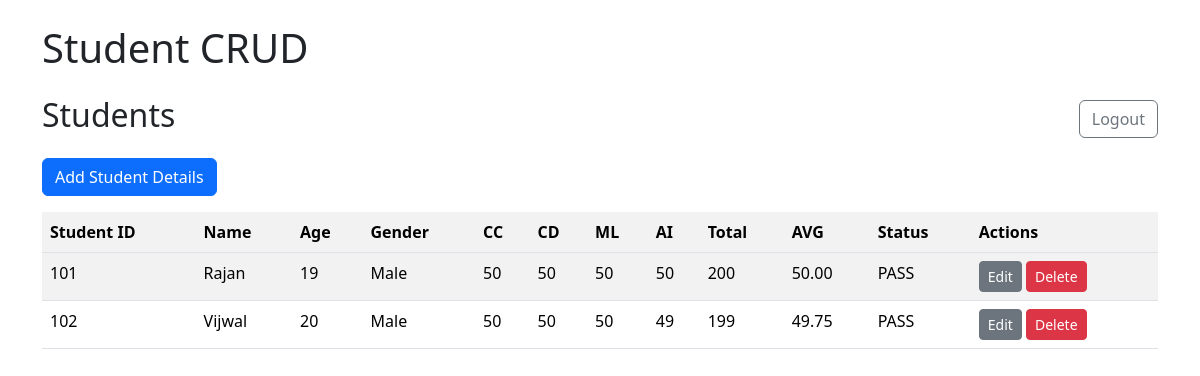
Screenshot of / (signed in) with the database file from the repository.
### 5_std_crud_opr.py (models this page shows, shortened)
class Student(db.Model):
	id = db.Column(db.Integer, primary_key=True)
	student_id = db.Column(db.String(50), unique=True, nullable=False)
	name = db.Column(db.String(120), nullable=False)
	age = db.Column(db.Integer, nullable=False)
	gender = db.Column(db.String(20), nullable=True)
	subject1 = db.Column(db.Integer, nullable=True)
	subject2 = db.Column(db.Integer, nullable=True)
	subject_cc = db.Column(db.Integer, nullable=True)
	subject_cd = db.Column(db.Integer, nullable=True)
	subject_ml = db.Column(db.Integer, nullable=True)
	subject_ai = db.Column(db.Integer, nullable=True)
	total = db.Column(db.Integer, nullable=True)
	percentage = db.Column(db.Float, nullable=True)
	status = db.Column(db.String(10), nullable=True)

### 5_std_crud_opr.py (the view)
@app.route('/')
@login_required
def index():
	students = Student.query.order_by(Student.id).all()
	return render_template('students.html', students=students)

### 5_std_crud_opr.py (called while the page is built)
@login_manager.user_loader
def load_user(user_id):
	return User.query.get(int(user_id))

### templates/students.html (shortened to what this page needs)
{% extends 'base.html' %}
{% block content %}
<div class="d-flex justify-content-between align-items-center mb-3">
  <h2>Students</h2>
  <a class="btn btn-outline-secondary" href="{{ url_for('logout') }}">Logout</a>
</div>
<p><a class="btn btn-primary" href="{{ url_for('add') }}">Add Student Details</a></p>
<table class="table table-striped">
    <tr>
      <th>Student ID</th>
      <th>Name</th>
      <th>Age</th>
      <th>Gender</th>
      <th>CC</th>
      <th>CD</th>
      <th>ML</th>
      <th>AI</th>
      <th>Total</th>
      <th>AVG</th>
      <th>Status</th>
      <th>Actions</th>
    </tr>
  <tbody>
    {% for s in students %}
    <tr>
      <td>{{ s.student_id }}</td>
      <td>{{ s.name }}</td>
      <td>{{ s.age }}</td>
      <td>{{ s.gender }}</td>
      <td>{{ s.subject_cc }}</td>
      <td>{{ s.subject_cd }}</td>
      <td>{{ s.subject_ml }}</td>
      <td>{{ s.subject_ai }}</td>
      <td>{{ s.total }}</td>
      <td>{{ '%.2f'|format(s.percentage) if s.percentage is not none else '' }}</td>
      <td>{{ s.status }}</td>
      <td>
        <a class="btn btn-sm btn-secondary" href="{{ url_for('edit', student_id=s.student_id) }}">Edit</a>
        <form style="display:inline" method="post" action="{{ url_for('delete', student_id=s.student_id) }}" onsubmit="return confirm('Delete student?');">
          <button class="btn btn-sm btn-danger" type="submit">Delete</button>
        </form>
      </td>
    </tr>
    {% else %}
    <tr><td colspan="12">No students yet.</td></tr>
    {% endfor %}
  </tbody>
</table>
{% endblock %}

### templates/base.html (shortened to what this page needs)
<!doctype html>
<html lang="en">
<head>
  <link href="https://cdn.jsdelivr.net/npm/bootstrap@5.3.2/dist/css/bootstrap.min.css" rel="stylesheet">
</head>
<body>
  <div class="container py-4">
    <h1 class="mb-4">{% block header %}Student CRUD{% endblock %}</h1>
    {% block content %}{% endblock %}
  </div>
</body>
</html>

### rows the page displays
Student: student_id "101", name "Rajan", age "19", gender "Male", subject_cc "50", subject_cd "50", subject_ml "50", subject_ai "50", total "200", percentage "50.00", status "PASS"
Student: student_id "102", name "Vijwal", age "20", gender "Male", subject_cc "50", subject_cd "50", subject_ml "50", subject_ai "49", total "199", percentage "49.75", status "PASS"
